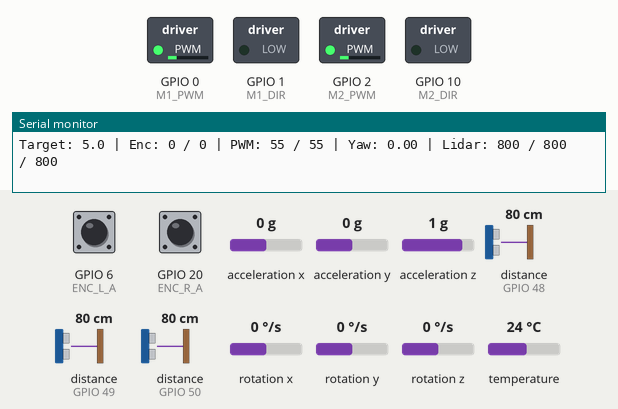
Recording of a sketch running on a simulated ESP32-C3. On the bench: switched loads named in the sketch (green lamp = pin HIGH), the last lines printed to the serial monitor. Inputs (shaded band) come from the test bench; at power-on: rotation x 0 °/s, distance to the obstacle (sensors on GPIO 48, GPIO 49, GPIO 50) 80 cm, GPIO 6 (ENC_L_A) HIGH, GPIO 20 (ENC_R_A) HIGH, acceleration x 0 g, acceleration y 0 g, acceleration z 1 g, rotation y 0 °/s, rotation z 0 °/s, temperature 24 °C.

Above: at 14.0 s.
14.1 s: rotation x set to 100 °/s
At 14.66 s:
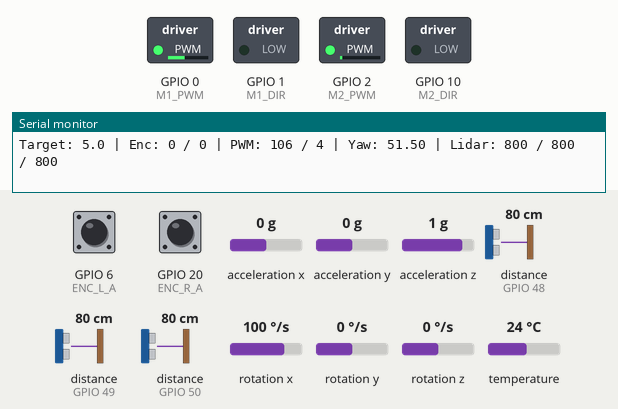
17.1 s: rotation x set to -192 °/s
At 17.24 s:
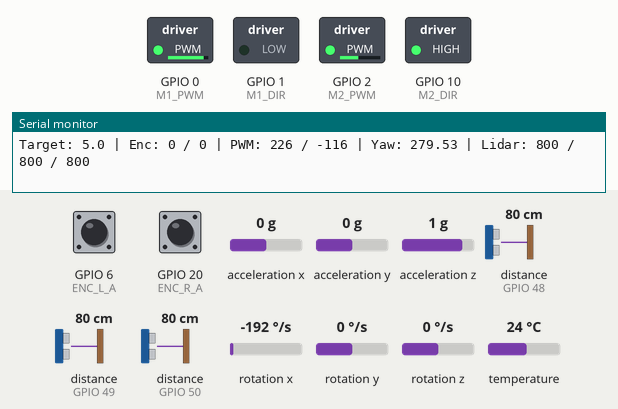
20.1 s: rotation x set to 154 °/s
At 20.34 s:
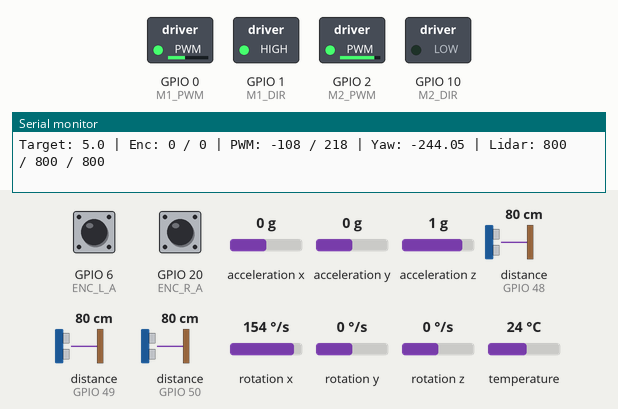
23.1 s: rotation x set to -100 °/s
At 25.51 s:
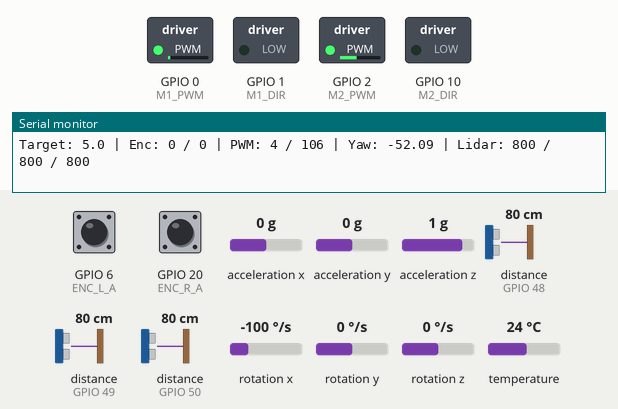
26.1 s: distance to the obstacle (sensor on GPIO 48) set to 2 cm
29.1 s: rotation x set to 192 °/s
At 29.33 s:
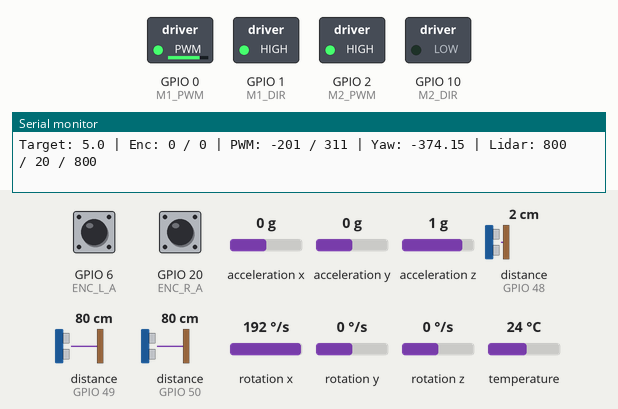
Timing chart, 0 to 33.1 s (numbered marks = the images above; inputs shaded):
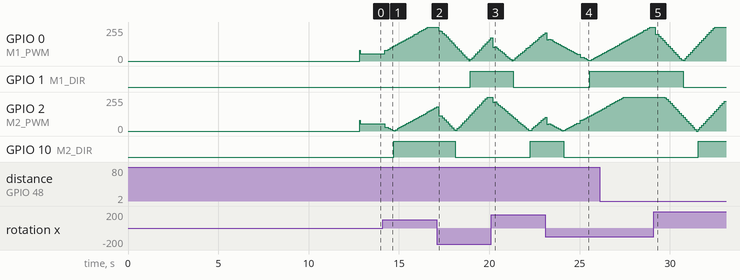

Measured:
- after the input at 14.1 s, GPIO 0 (M1_PWM): moves from 55/255 to 255/255 over 2.5 s, starting after 0.10 s; GPIO 2 (M2_PWM): 55/255 → 30/255 after 0.10 s, → 28/255 0.10 s later, → 20/255 0.10 s later, → 12/255 0.10 s later, … (29 changes in this stretch); GPIO 10 (M2_DIR): LOW → HIGH after 0.62 s
- after the input at 17.1 s, GPIO 0 (M1_PWM): 255/255 → 226/255 after 0.10 s, → 225/255 0.10 s later, → 210/255 0.10 s later, → 196/255 0.10 s later, … (29 changes in this stretch); GPIO 1 (M1_DIR): LOW → HIGH after 1.9 s; GPIO 10 (M2_DIR): HIGH → LOW after 1.0 s
- after the input at 20.1 s, GPIO 1 (M1_DIR): HIGH → LOW after 1.2 s; GPIO 2 (M2_PWM): 255/255 → 214/255 after 0.09 s, → 218/255 0.10 s later, → 206/255 0.10 s later, → 194/255 0.10 s later, … (29 changes in this stretch); GPIO 10 (M2_DIR): LOW → HIGH after 2.2 s
- after the input at 23.1 s, GPIO 1 (M1_DIR): LOW → HIGH after 2.5 s; GPIO 10 (M2_DIR): HIGH → LOW after 1.0 s
- after the input at 29.1 s, GPIO 0 (M1_PWM): 255/255 → 202/255 after 0.08 s, → 201/255 0.10 s later, → 186/255 0.10 s later, → 171/255 0.10 s later, … (33 changes in this stretch); GPIO 1 (M1_DIR): HIGH → LOW after 1.6 s

The sketch:

v1.ino
```cpp
#include <Arduino.h>
#include <WiFi.h>
#include <WebServer.h>
#include <WebSocketsServer.h>
#include "Config.h"
#include "Motors.h"
#include "Encoders.h"
#include "Sensors.h"

// ==========================================
// WIRELESS WEB SERVER SETTINGS
// ==========================================
const char *ssid = "Jerry";
const char *password = "mouse1234";

WebServer server(80);
WebSocketsServer webSocket(81);

// ==========================================
// THE HTML DASHBOARD (Embedded)
// ==========================================
const char index_html[] PROGMEM = R"rawliteral(
<!DOCTYPE html>
<html lang="en">
<head>
    <meta charset="UTF-8">
    <meta name="viewport" content="width=device-width, initial-scale=1.0">
    <title>Varun's Micromouse Dashboard</title>
    <style>
        body { font-family: 'Segoe UI', system-ui, sans-serif; background: #0f172a; color: #f8fafc; text-align: center; margin: 0; padding: 40px 20px; }
        h1 { color: #38bdf8; letter-spacing: 1px; }
        .grid { display: grid; grid-template-columns: repeat(auto-fit, minmax(250px, 1fr)); gap: 20px; max-width: 900px; margin: 30px auto; }
        .card { background: #1e293b; padding: 25px; border-radius: 12px; box-shadow: 0 4px 6px -1px rgba(0,0,0,0.3); border: 1px solid #334155; }
        h3 { margin-top: 0; color: #94a3b8; font-size: 1rem; text-transform: uppercase; }
        .val { font-size: 3.5rem; font-weight: 700; color: #10b981; margin: 10px 0 0 0; font-variant-numeric: tabular-nums; }
        .val.dual { font-size: 2.5rem; color: #38bdf8; }
        #status { margin-top: 20px; font-weight: 600; font-size: 1.2rem; color: #f59e0b; }
        .connected { color: #10b981 !important; }
        .error { color: #ef4444 !important; }
    </style>
</head>
<body>
    <h1>🐭 Wireless Control Center</h1>
    <div id="status">Connecting to Bot...</div>

    <div class="grid">
        <div class="card">
            <h3>Target Velocity</h3>
            <div id="val-target" class="val">0.0</div>
        </div>
        <div class="card">
            <h3>Current Yaw</h3>
            <div id="val-yaw" class="val">0.00°</div>
        </div>
        <div class="card" style="grid-column: 1 / -1;">
            <h3>LiDAR (Left / Front / Right)</h3>
            <div id="val-lidar" class="val dual">0 / 0 / 0</div>
        </div>
        <div class="card" style="grid-column: 1 / -1;">
            <h3>Encoder Ticks (Left / Right)</h3>
            <div id="val-enc" class="val dual">0 / 0</div>
        </div>
        <div class="card" style="grid-column: 1 / -1;">
            <h3>PWM Power (Left / Right)</h3>
            <div id="val-pwm" class="val dual">0 / 0</div>
        </div>
    </div>

    <script>
        var gateway = `ws://${window.location.hostname}:81/`;
        var websocket;

        window.addEventListener('load', initWebSocket);
        function initWebSocket() {
            websocket = new WebSocket(gateway);
            websocket.onopen = onOpen;
            websocket.onclose = onClose;
            websocket.onmessage = onMessage;
        }

        function onOpen(event) {
            document.getElementById('status').innerText = "Status: Live Telemetry Connected";
            document.getElementById('status').className = "connected";
        }

        function onClose(event) {
            document.getElementById('status').innerText = "Status: Disconnected. Reconnecting...";
            document.getElementById('status').className = "error";
            setTimeout(initWebSocket, 2000);
        }

        function onMessage(event) {
            let line = event.data;
            if (!line.includes("Target:")) return;
            try {
                const parts = line.split('|');
                document.getElementById('val-target').innerText = parts[0].split(':')[1].trim();
                document.getElementById('val-enc').innerText = parts[1].split(':')[1].trim();
                document.getElementById('val-pwm').innerText = parts[2].split(':')[1].trim();
                document.getElementById('val-yaw').innerText = parts[3].split(':')[1].trim() + "°";
                document.getElementById('val-lidar').innerText = parts[4].split(':')[1].trim() + " mm";
            } catch (e) { }
        }
    </script>
</body>
</html>
)rawliteral";


// ==========================================
// TUNING PARAMETERS
// ==========================================
// 1. Inner Loop (Velocity PID)
float Kp_vel_L = 1.0, Ki_vel_L = 0.0, Kd_vel_L = 0.1;
float Kp_vel_R = 1.0, Ki_vel_R = 0.0, Kd_vel_R = 0.1;

// 2. Middle Loop (Yaw PID)
float Kp_yaw = 0.75, Ki_yaw = 0.0, Kd_yaw = 0.05;

// 3. Outer Loop (Wall Centering PID)
float Kp_wall = 0.05; // Start small!
float Ki_wall = 0.0;
float Kd_wall = 0.02;

float baseTargetVelocity = 5.0;
int basePWM = 50
;

// Heading Management
float baseTargetYaw = 0.0;     // The absolute heading we want (0 for straight)
float correction_angle = 0.0;  // The adjustment given by LiDARs
float targetYaw = 0.0;         // baseTargetYaw + correction_angle

float vel_tolerance = 0.5;
float yaw_tolerance = 0.5;
float wall_tolerance = 5.0;    // mm: Maximum allowable difference before correcting
const int WALL_THRESHOLD = 150; // Max mm distance to consider a wall "valid"

// ==========================================
// SYSTEM VARIABLES
// ==========================================
const int LOOP_INTERVAL_MS = 20;   // 50Hz Fast motor/gyro control
const int LIDAR_INTERVAL_MS = 50;  // 20Hz Medium Lidar read loop
const int PRINT_INTERVAL_MS = 100; // 10Hz Slow telemetry loop

unsigned long lastLoopTime = 0;
unsigned long lastLidarTime = 0;
unsigned long lastPrintTime = 0;

float integral_vel_L = 0, integral_vel_R = 0;
float prev_error_vel_L = 0, prev_error_vel_R = 0;

float integral_yaw = 0, prev_error_yaw = 0;
float current_yaw_angle = 0.0;

float integral_wall = 0, prev_error_wall = 0;

long prevLeftTicks = 0;
long prevRightTicks = 0;

int final_pwm_L = 0;
int final_pwm_R = 0;

DistanceData current_lidars; // Global store for the latest lidar readings

void waitForStartSignal();
void runControlLoop(float dt);
void runWallPIDLoop(float dt);
void printTelemetry();

void setup() {
  Serial.begin(115200);
  delay(1000);

  Serial.println("\nStarting Wi-Fi Access Point...");
  WiFi.softAP(ssid, password);
  server.on("/", []() {
    server.send(200, "text/html", index_html);
  });
  server.begin();
  webSocket.begin();

  Serial.print("Connect to Wi-Fi: "); Serial.println(ssid);
  Serial.print("Open browser to: http://"); Serial.println(WiFi.softAPIP());

  Serial.println("\n=================================");
  Serial.println("  MICROMOUSE SYSTEM STARTUP");
  Serial.println("=================================");

  initMotors();
  initEncoders();
  initSensors();
  delay(5000);

  Serial.println("\n[!] PREPARING GYRO CALIBRATION [!]");
  Serial.println("Please ensure the bot is perfectly still on a flat surface.");
  delay(2000);
  calibrateGyro();
  Serial.println("Gyro Calibration Successful.");

  resetEncoders();
  prevLeftTicks = 0;
  prevRightTicks = 0;
  integral_vel_L = 0;
  integral_vel_R = 0;
  integral_yaw = 0;
  integral_wall = 0;
  current_yaw_angle = 0.0;

  unsigned long now = millis();
  lastLoopTime = now;
  lastLidarTime = now;
  lastPrintTime = now;
}

void loop() {
  webSocket.loop();
  server.handleClient();

  unsigned long currentTime = millis();

  // 1. Medium Loop: LiDAR & Wall PID
  if (currentTime - lastLidarTime >= LIDAR_INTERVAL_MS) {
    float dt_lidar = (currentTime - lastLidarTime) / 1000.0;
    lastLidarTime = currentTime;
    runWallPIDLoop(dt_lidar);
  }

  // 2. Fast Loop: Gyro, Encoders, Motors
  if (currentTime - lastLoopTime >= LOOP_INTERVAL_MS) {
    float dt_motor = (currentTime - lastLoopTime) / 1000.0;
    lastLoopTime = currentTime;
    runControlLoop(dt_motor);
  }

  // 3. Slow Loop: Telemetry
  if (currentTime - lastPrintTime >= PRINT_INTERVAL_MS) {
    lastPrintTime = currentTime;
    printTelemetry();
  }
}

// ==========================================
// WALL CENTERING PID (Updates Target Yaw)
// ==========================================
void runWallPIDLoop(float dt) {
  // Fetch latest distances
  current_lidars = readLidars();

  // Only run Wall PID if BOTH walls are close enough to be considered a tunnel
  if (current_lidars.left < WALL_THRESHOLD && current_lidars.right < WALL_THRESHOLD) {

    // Positive error means closer to right wall. Demands positive correction (steer ACW/Left)
    float error_wall = (float)(current_lidars.left - current_lidars.right);

    // --- TOLERANCE / DEADBAND ---
    // If the difference between lidars is less than the tolerance, we are centered enough.
    if (abs(error_wall) <= wall_tolerance) {
      error_wall = 0.0;
      integral_wall = 0.0; // Stop integral windup while centered
    }

    integral_wall += error_wall * dt;
    float deriv_wall = (error_wall - prev_error_wall) / dt;

    correction_angle = (Kp_wall * error_wall) + (Ki_wall * integral_wall) + (Kd_wall * deriv_wall);

    // Cap the correction angle so it doesn't try to turn too sharply (±10 degrees max)
    correction_angle = constrain(correction_angle, -10.0, 10.0);

    prev_error_wall = error_wall;
  } else {
    // If we lose a wall, stop correcting and hold base heading
    correction_angle = 0.0;
    integral_wall = 0.0;
    prev_error_wall = 0.0;
  }

  // Feed this new corrected yaw to the Motor Control Loop
  targetYaw = baseTargetYaw + correction_angle;
}

// ==========================================
// MOTOR & GYRO CONTROL LOOP
// ==========================================
void runControlLoop(float dt) {
  noInterrupts();
  long currentLeftTicks = leftTicks;
  long currentRightTicks = -rightTicks;
  interrupts();

  float vel_L = (float)(currentLeftTicks - prevLeftTicks);
  float vel_R = (float)(currentRightTicks - prevRightTicks);

  prevLeftTicks = currentLeftTicks;
  prevRightTicks = currentRightTicks;

  // Middle Loop (Yaw) -> Uses the targetYaw updated by the Lidar loop
  float yaw_rate = readGyroHeading();
  current_yaw_angle += yaw_rate * dt;
  float error_yaw = targetYaw - current_yaw_angle;

  if (abs(error_yaw) <= yaw_tolerance) { error_yaw = 0; prev_error_yaw = 0; }

  integral_yaw += error_yaw * dt;
  float deriv_yaw = (error_yaw - prev_error_yaw) / dt;

  float heading_correction_vel = (Kp_yaw * error_yaw) + (Ki_yaw * integral_yaw) + (Kd_yaw * deriv_yaw);
  prev_error_yaw = error_yaw;

  // If heading_correction_vel is positive (turning ACW/Left), Left motor slows, Right motor speeds up
  float target_vel_L = baseTargetVelocity - heading_correction_vel;
  float target_vel_R = baseTargetVelocity + heading_correction_vel;

  // Inner Loop (Velocity)
  float error_vel_L = target_vel_L - vel_L;
  float error_vel_R = target_vel_R - vel_R;

  if (abs(error_vel_L) <= vel_tolerance) { error_vel_L = 0; prev_error_vel_L = 0; }
  if (abs(error_vel_R) <= vel_tolerance) { error_vel_R = 0; prev_error_vel_R = 0; }

  integral_vel_L += error_vel_L * dt;
  integral_vel_R += error_vel_R * dt;

  float deriv_vel_L = (error_vel_L - prev_error_vel_L) / dt;
  float deriv_vel_R = (error_vel_R - prev_error_vel_R) / dt;

  final_pwm_L = basePWM + (int)((Kp_vel_L * error_vel_L) + (Ki_vel_L * integral_vel_L) + (Kd_vel_L * deriv_vel_L));
  final_pwm_R = basePWM + (int)((Kp_vel_R * error_vel_R) + (Ki_vel_R * integral_vel_R) + (Kd_vel_R * deriv_vel_R));

  prev_error_vel_L = error_vel_L;
  prev_error_vel_R = error_vel_R;

  applyMotorPWM(final_pwm_L, final_pwm_R);
}

// ==========================================
// TELEMETRY
// ==========================================
void printTelemetry() {
  noInterrupts();
  long currLeft = leftTicks;
  long currRight = rightTicks;
  interrupts();

  char telemetryString[200];
  snprintf(telemetryString, sizeof(telemetryString),
           "Target: %.1f | Enc: %ld / %ld | PWM: %d / %d | Yaw: %.2f | Lidar: %d / %d / %d",
           baseTargetVelocity, currLeft, currRight, final_pwm_L, final_pwm_R, current_yaw_angle,
           current_lidars.left, current_lidars.front, current_lidars.right);

  webSocket.broadcastTXT(telemetryString);
  Serial.println(telemetryString);
}

void waitForStartSignal() {
  delay(5000);
}
```

Encoders.h
```cpp
#ifndef ENCODERS_H
#define ENCODERS_H

#include "Config.h"

// Volatile because these change inside hardware interrupts
volatile long leftTicks = 0;
volatile long rightTicks = 0;

// Add these missing variables:
long lastLeftTicks = 0;
long lastRightTicks = 0;
unsigned long lastSpeedTime = 0;

// IRAM_ATTR loads the interrupt into the ESP32's fast RAM for instant execution
void IRAM_ATTR leftEncoderISR() {
  if (digitalRead(ENC_L_B) == HIGH) leftTicks++;
  else                               leftTicks--;
}

void IRAM_ATTR rightEncoderISR() {
  if (digitalRead(ENC_R_B) == HIGH) rightTicks++;
  else                               rightTicks--;
}

void initEncoders() {
  pinMode(ENC_L_A, INPUT_PULLUP);
  pinMode(ENC_L_B, INPUT_PULLUP);
  pinMode(ENC_R_A, INPUT_PULLUP);
  pinMode(ENC_R_B, INPUT_PULLUP);

  // Attach interrupts to trigger on the RISING edge of the encoder signal
  attachInterrupt(digitalPinToInterrupt(ENC_L_A), leftEncoderISR, RISING);
  attachInterrupt(digitalPinToInterrupt(ENC_R_A), rightEncoderISR, RISING);
}

void resetEncoders() {
  noInterrupts();
  leftTicks      = 0;
  rightTicks     = 0;
  lastLeftTicks  = 0;
  lastRightTicks = 0;
  interrupts();
  lastSpeedTime  = millis();
}

// ==========================================
// SAFE TICK READ
// — disables interrupts briefly to prevent
//   reading mid-update
// ==========================================
void readTicks(long &left, long &right) {
  noInterrupts();
  left  = leftTicks;
  right = rightTicks;
  interrupts();
}

// ==========================================
// ENCODER DATA STRUCT
// ==========================================
struct EncoderData {
  long  leftTicks;
  long  rightTicks;
  long  avgTicks;         // average of both wheels
  float leftSpeedRPM;
  float rightSpeedRPM;
  float leftSpeedMMPS;    // mm per second
  float rightSpeedMMPS;
  float leftDistanceMM;
  float rightDistanceMM;
};

// ==========================================
// FULL ENCODER READ
// ==========================================
EncoderData readEncoders() {
  EncoderData data;

  noInterrupts();
  long currentLeft  = leftTicks;
  long currentRight = rightTicks;
  interrupts();

  unsigned long now      = millis();
  float deltaTime        = (now - lastSpeedTime) / 1000.0;

  long deltaLeft         = currentLeft  - lastLeftTicks;
  long deltaRight        = currentRight - lastRightTicks;

  // // RPM
  // if (deltaTime > 0) {
  //   data.leftSpeedRPM  = (deltaLeft  / (float)TICKS_PER_REV) / (deltaTime / 60.0);
  //   data.rightSpeedRPM = (deltaRight / (float)TICKS_PER_REV) / (deltaTime / 60.0);
  // } else {
  //   data.leftSpeedRPM  = 0;
  //   data.rightSpeedRPM = 0;
  // }

  // // mm/s
  // if (deltaTime > 0) {
  //   data.leftSpeedMMPS  = (deltaLeft  / (float)TICKS_PER_REV) * WHEEL_CIRCUMFERENCE_MM / deltaTime;
  //   data.rightSpeedMMPS = (deltaRight / (float)TICKS_PER_REV) * WHEEL_CIRCUMFERENCE_MM / deltaTime;
  // } else {
  //   data.leftSpeedMMPS  = 0;
  //   data.rightSpeedMMPS = 0;
  // }

  // // distance
  // data.leftDistanceMM  = (currentLeft  / (float)TICKS_PER_REV) * WHEEL_CIRCUMFERENCE_MM;
  // data.rightDistanceMM = (currentRight / (float)TICKS_PER_REV) * WHEEL_CIRCUMFERENCE_MM;

  // raw ticks
  data.leftTicks  = currentLeft;
  data.rightTicks = currentRight;
  data.avgTicks   = (currentLeft + currentRight) / 2;

  // update last values
  lastLeftTicks  = currentLeft;
  lastRightTicks = currentRight;
  lastSpeedTime  = now;

  return data;
}

#endif
```

Motors.h
```cpp
#ifndef MOTORS_H
#define MOTORS_H

#include "Config.h"
#include "Encoders.h"

float targetLeftSpeedMMPS = 0.0;
float targetRightSpeedMMPS = 0.0;
float measuredLeftSpeedMMPS = 0.0;
float measuredRightSpeedMMPS = 0.0;
int commandedLeftPWM = 0;
int commandedRightPWM = 0;
float leftMotorIntegral = 0.0;
float rightMotorIntegral = 0.0;
float leftMotorLastError = 0.0;
float rightMotorLastError = 0.0;
float leftMotorFilteredD = 0.0;
float rightMotorFilteredD = 0.0;
unsigned long lastMotorPidMicros = 0;

void applyMotorPWM(int leftSpeed, int rightSpeed) {
  leftSpeed = constrain(leftSpeed, -255, 255);
  rightSpeed = constrain(rightSpeed, -255, 255);

  // Left Motor Logic (Unchanged)
  if (leftSpeed >= 0) {
    digitalWrite(M1_DIR, LOW); // Forward
    analogWrite(M1_PWM, leftSpeed);
  } else {
    digitalWrite(M1_DIR, HIGH);  // Reverse
    analogWrite(M1_PWM, -leftSpeed); // Make speed positive for PWM
  }

  // Right Motor Logic (FLIPPED)
  if (rightSpeed >= 0) {
    digitalWrite(M2_DIR, LOW);  // Forward is now LOW
    analogWrite(M2_PWM, rightSpeed);
  } else {
    digitalWrite(M2_DIR, HIGH); // Reverse is now HIGH
    analogWrite(M2_PWM, -rightSpeed);
  }
}

void initMotors() {
  pinMode(M1_PWM, OUTPUT);
  pinMode(M1_DIR, OUTPUT);
  pinMode(M2_PWM, OUTPUT);
  pinMode(M2_DIR, OUTPUT);

  applyMotorPWM(0, 0);
  lastMotorPidMicros = micros();
}

void resetMotorSpeedPID() {
  targetLeftSpeedMMPS = 0.0;
  targetRightSpeedMMPS = 0.0;
  measuredLeftSpeedMMPS = 0.0;
  measuredRightSpeedMMPS = 0.0;
  commandedLeftPWM = 0;
  commandedRightPWM = 0;
  leftMotorIntegral = 0.0;
  rightMotorIntegral = 0.0;
  leftMotorLastError = 0.0;
  rightMotorLastError = 0.0;
  leftMotorFilteredD = 0.0;
  rightMotorFilteredD = 0.0;
  lastMotorPidMicros = micros();
  applyMotorPWM(0, 0);
}

// void setWheelSpeedTargetsMMPS(float leftTarget, float rightTarget) {
//   targetLeftSpeedMMPS = constrain(leftTarget, -MAX_WHEEL_SPEED_MMPS, MAX_WHEEL_SPEED_MMPS);
//   targetRightSpeedMMPS = constrain(rightTarget, -MAX_WHEEL_SPEED_MMPS, MAX_WHEEL_SPEED_MMPS);
// }

// void moveForward(float speedMMPS) {
//   setWheelSpeedTargetsMMPS(speedMMPS, speedMMPS);
// }

// void moveBackward(float speedMMPS) {
//   setWheelSpeedTargetsMMPS(-speedMMPS, -speedMMPS);
// }

// void stopMotors() {
//   resetMotorSpeedPID();
// }

// void spinInPlace(float speedMMPS) {
//   setWheelSpeedTargetsMMPS(speedMMPS, -speedMMPS);
//}

#endif
```

Source omitted: Sensors.h (5033 bytes), Config.h (1752 bytes)
